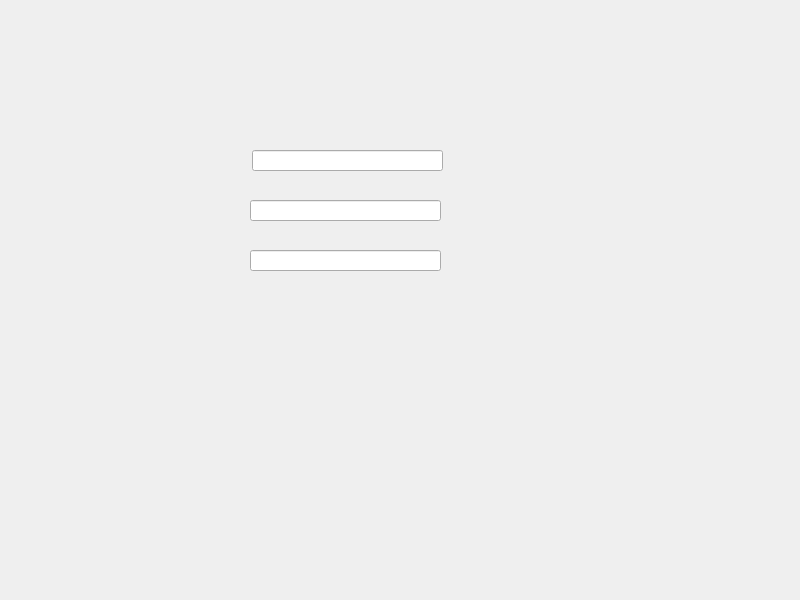
<?xml version="1.0" encoding="UTF-8"?>
<ui version="4.0">
 <class>Widget</class>
 <widget class="QWidget" name="Widget">
  <property name="geometry">
   <rect>
    <x>0</x>
    <y>0</y>
    <width>800</width>
    <height>600</height>
   </rect>
  </property>
  <property name="windowTitle">
   <string>Widget</string>
  </property>
  <widget class="QLineEdit" name="lineEdit">
   <property name="geometry">
    <rect>
     <x>252</x>
     <y>150</y>
     <width>191</width>
     <height>21</height>
    </rect>
   </property>
  </widget>
  <widget class="QLineEdit" name="lineEdit_2">
   <property name="geometry">
    <rect>
     <x>250</x>
     <y>200</y>
     <width>191</width>
     <height>21</height>
    </rect>
   </property>
  </widget>
  <widget class="QLineEdit" name="lineEdit_3">
   <property name="geometry">
    <rect>
     <x>250</x>
     <y>250</y>
     <width>191</width>
     <height>21</height>
    </rect>
   </property>
  </widget>
 </widget>
 <resources/>
 <connections/>
</ui>
